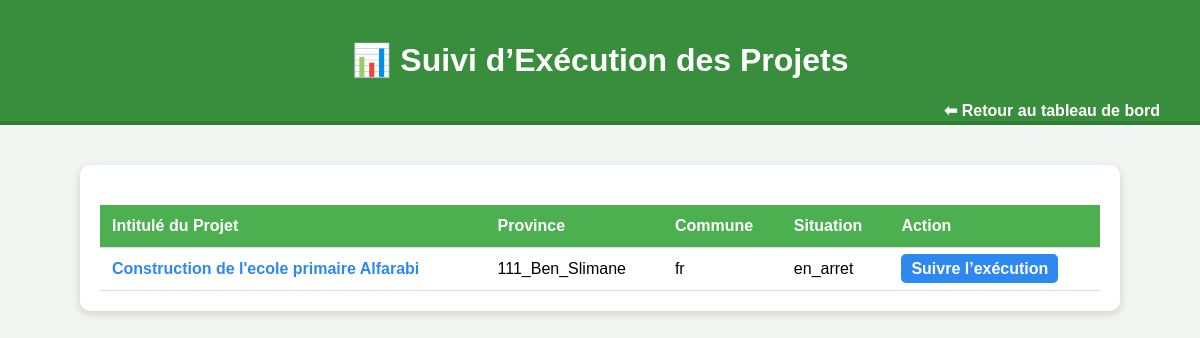
The page /suivi/ (signed in) on the database its author committed.
### projets/models.py (models this page shows, shortened)
class Projet(models.Model):
    SITUATION_CHOICES = [
        ('en_cours', 'En Cours'),
        ('acheve', 'Achevé'),
        ('en_arret', 'En Arrêt'),
    ]
    intitule = models.CharField("Intitulé du Projet", max_length=255)
    province = models.CharField(max_length=100)
    commune = models.CharField(max_length=100)
    topographe = models.CharField("Topographe", max_length=150, blank=True, null=True)
    etude_geotechnique = models.CharField("Étude Géotechnique", max_length=150, blank=True, null=True)
    architecte = models.CharField("Architecte", max_length=150, blank=True, null=True)
    etude_technique = models.CharField("Étude Technique", max_length=150, blank=True, null=True)
    control_technique = models.CharField("Contrôle Technique", max_length=150, blank=True, null=True)
    delai_execution = models.CharField("Délai d’Exécution", max_length=100, blank=True, null=True)
    date_debut = models.DateField("Date de Début")
    date_fin_prevue = models.DateField("Date de Fin Prévue")
    situation = models.CharField("Situation", max_length=20, choices=SITUATION_CHOICES, default='en_cours')
    latitude = models.FloatField(blank=True, null=True)
    longitude = models.FloatField(blank=True, null=True)
    nom = models.CharField(max_length=200, blank=True, null=True)
    budget = models.DecimalField(max_digits=12, decimal_places=2, blank=True, null=True)
    taux_avancement = models.IntegerField(default=0, blank=True, null=True)
    statut = models.CharField(max_length=50, blank=True, null=True)

### projets/views.py (the view)
# urls.py: path('suivi/', views.liste_suivi_projets, name='liste_suivi_projets'),
@login_required
def liste_suivi_projets(request):
    user_profile = request.user.userprofile
    if user_profile.role == 'provincial':
        projets = Projet.objects.filter(province=user_profile.province)
    else:
        projets = Projet.objects.all()
    context = {
        'projets': projets,
        'user_profile': user_profile,
    }
    return render(request, 'projets/liste_suivi_projets.html', context)

### projets/templates/projets/liste_suivi_projets.html (shortened to what this page needs)
<!DOCTYPE html>
<html lang="fr">
{% load static %}
<head>
</head>
<body>
    <div class="header">
        <h1>📊 Suivi d’Exécution des Projets</h1>
        <a href="{% url 'dashboard' %}">⬅ Retour au tableau de bord</a>
    </div>
    <div class="container">
        <table>
            <tr>
                <th>Intitulé du Projet</th>
                <th>Province</th>
                <th>Commune</th>
                <th>Situation</th>
                <th>Action</th>
            </tr>
            {% for p in projets %}
            <tr>
                <td>
                <div class="dropdown">
                    <a href="#" class="dropbtn">{{ p.intitule }}</a>
                </div>
                </td>
                <td>{{ p.province }}</td>
                <td>{{ p.commune }}</td>
                <td>{{ p.situation }}</td>
                <td><a class="btn-suivi" href="{% url 'suivi_detail' p.id %}">Suivre l’exécution</a></td>
            </tr>
            {% empty %}
            <tr><td colspan="5" style="text-align:center;">Aucun projet disponible</td></tr>
            {% endfor %}
        </table>
    </div>
</body>
</html>

### projets/templates/projets/liste_suivi_projets.html (style rules this page uses)
body { font-family: Arial, sans-serif; background-color: #f2f6f3; margin: 0; padding: 0; }
.header { background-color: #388E3C; color: white; padding: 20px; text-align: center; border-bottom: 4px solid #2E7D32; }
.header a { color: white; text-decoration: none; font-weight: bold; float: right; margin-right: 20px; }
.container { max-width: 1000px; margin: 40px auto; background: white; padding: 20px; border-radius: 10px; box-shadow: 0 3px 10px rgba(0,0,0,0.15); }
table { width: 100%; border-collapse: collapse; margin-top: 20px; }
th, td { padding: 12px; border-bottom: 1px solid #ddd; text-align: left; }
th { background-color: #4CAF50; color: white; }
.btn-suivi { background-color: #2d89ef; color: white; padding: 6px 10px; border-radius: 5px; text-decoration: none; font-weight: bold; }
.dropdown { position: relative; display: inline-block; }
.dropbtn { color: #2d89ef; font-weight: bold; text-decoration: none; cursor: pointer; }

### rows shown on the page
Projet: intitule "Construction de l'ecole primaire Alfarabi", province "111_Ben_Slimane", commune "fr", situation "en_arret"
